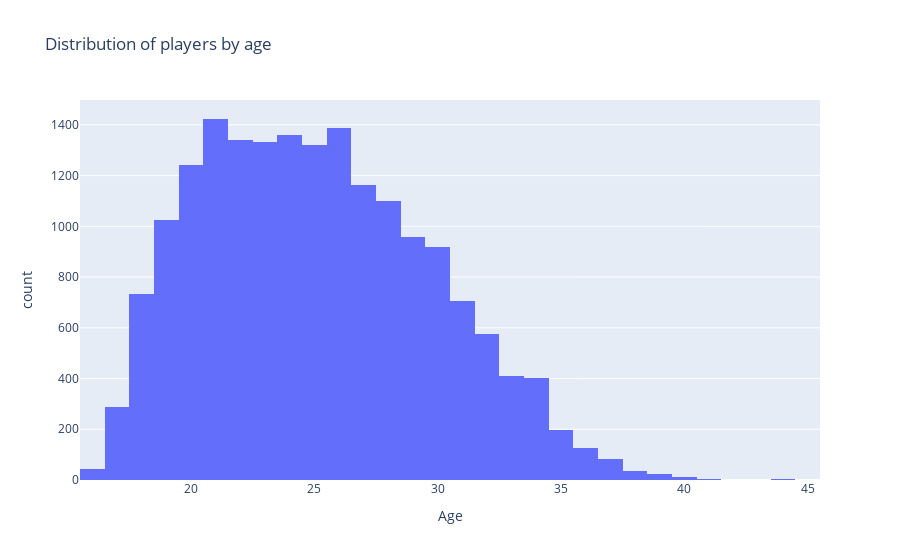

The notebook cell this image was saved under:
### Markdown cell above
# Изучите распределение возростов с помощью Age [px.histogram](https://plotly.com/python/histograms/), изучите [более продвинутые методы](https://plotly.com/python/distplot/) визуализации распределений

### Code cell
# Ваш код красивый и самый лучший сюда
fig = px.histogram(df, x="Age", title="Distribution of players by age")
fig.show()

### Figure 1 — Plotly figure (JSON) as saved in the notebook; plotly's stock layout.template omitted (floating-point values rounded to 4 significant figures; data arrays with more than 128 entries replaced by an {"elided": "..."} marker saying what was removed)
{"data": [{"alignmentgroup": "True", "bingroup": "x", "hovertemplate": "Age=%{x}<br>count=%{y}<extra></extra>", "legendgroup": "", "marker": {"color": "#636efa", "pattern": {"shape": ""}}, "name": "", "offsetgroup": "", "orientation": "v", "showlegend": false, "type": "histogram", "x": {"elided": "18207 int values"}, "xaxis": "x", "yaxis": "y"}], "layout": {"barmode": "relative", "legend": {"tracegroupgap": 0}, "title": {"text": "Distribution of players by age"}, "xaxis": {"anchor": "y", "domain": [0, 1], "title": {"text": "Age"}}, "yaxis": {"anchor": "x", "domain": [0, 1], "title": {"text": "count"}}}}
